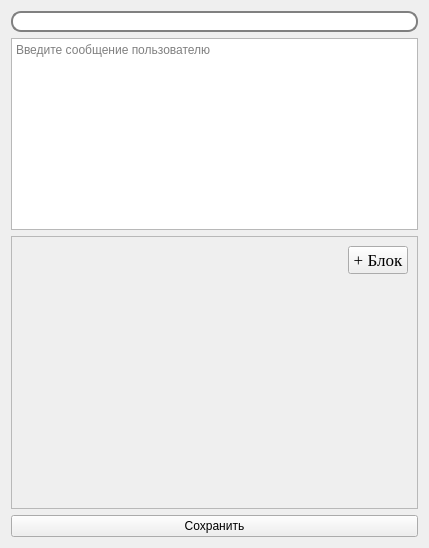
<?xml version="1.0" encoding="UTF-8"?>
<ui version="4.0">
 <class>Form</class>
 <widget class="QWidget" name="Form">
  <property name="geometry">
   <rect>
    <x>0</x>
    <y>0</y>
    <width>429</width>
    <height>548</height>
   </rect>
  </property>
  <property name="windowTitle">
   <string>Form</string>
  </property>
  <property name="styleSheet">
   <string notr="true"/>
  </property>
  <layout class="QVBoxLayout" name="verticalLayout_3">
   <item>
    <layout class="QVBoxLayout" name="verticalLayout">
     <item>
      <widget class="QLineEdit" name="LE_Title">
       <property name="font">
        <font>
         <pointsize>10</pointsize>
        </font>
       </property>
       <property name="styleSheet">
        <string notr="true">QLineEdit{
	border: 2px solid grey;
	border-radius: 10px;
}</string>
       </property>
       <property name="alignment">
        <set>Qt::AlignCenter</set>
       </property>
      </widget>
     </item>
     <item>
      <widget class="QTextEdit" name="TE_Mes">
       <property name="sizePolicy">
        <sizepolicy hsizetype="Preferred" vsizetype="Preferred">
         <horstretch>0</horstretch>
         <verstretch>0</verstretch>
        </sizepolicy>
       </property>
       <property name="minimumSize">
        <size>
         <width>0</width>
         <height>0</height>
        </size>
       </property>
       <property name="maximumSize">
        <size>
         <width>16777215</width>
         <height>16777215</height>
        </size>
       </property>
       <property name="placeholderText">
        <string>Введите сообщение пользователю</string>
       </property>
      </widget>
     </item>
    </layout>
   </item>
   <item>
    <widget class="QScrollArea" name="scrollArea">
     <property name="styleSheet">
      <string notr="true"/>
     </property>
     <property name="widgetResizable">
      <bool>true</bool>
     </property>
     <widget class="QWidget" name="ScrollAreaBlock">
      <property name="geometry">
       <rect>
        <x>0</x>
        <y>0</y>
        <width>409</width>
        <height>269</height>
       </rect>
      </property>
      <property name="styleSheet">
       <string notr="true"/>
      </property>
      <layout class="QVBoxLayout" name="verticalLayout_2">
       <property name="leftMargin">
        <number>10</number>
       </property>
       <item>
        <layout class="QVBoxLayout" name="VL_Buttons">
         <property name="spacing">
          <number>10</number>
         </property>
        </layout>
       </item>
       <item>
        <layout class="QHBoxLayout" name="horizontalLayout">
         <property name="spacing">
          <number>0</number>
         </property>
         <property name="sizeConstraint">
          <enum>QLayout::SetFixedSize</enum>
         </property>
         <item>
          <spacer name="horizontalSpacer">
           <property name="orientation">
            <enum>Qt::Horizontal</enum>
           </property>
           <property name="sizeHint" stdset="0">
            <size>
             <width>40</width>
             <height>20</height>
            </size>
           </property>
          </spacer>
         </item>
         <item>
          <widget class="QPushButton" name="PB_AddBlock">
           <property name="sizePolicy">
            <sizepolicy hsizetype="Fixed" vsizetype="Fixed">
             <horstretch>0</horstretch>
             <verstretch>0</verstretch>
            </sizepolicy>
           </property>
           <property name="maximumSize">
            <size>
             <width>60</width>
             <height>30</height>
            </size>
           </property>
           <property name="font">
            <font>
             <family>Times New Roman</family>
             <pointsize>13</pointsize>
             <bold>false</bold>
            </font>
           </property>
           <property name="cursor">
            <cursorShape>PointingHandCursor</cursorShape>
           </property>
           <property name="layoutDirection">
            <enum>Qt::LeftToRight</enum>
           </property>
           <property name="text">
            <string>+ Блок</string>
           </property>
          </widget>
         </item>
        </layout>
       </item>
       <item>
        <spacer name="verticalSpacer">
         <property name="orientation">
          <enum>Qt::Vertical</enum>
         </property>
         <property name="sizeHint" stdset="0">
          <size>
           <width>20</width>
           <height>40</height>
          </size>
         </property>
        </spacer>
       </item>
      </layout>
     </widget>
    </widget>
   </item>
   <item>
    <widget class="QPushButton" name="PB_Save">
     <property name="text">
      <string>Сохранить</string>
     </property>
    </widget>
   </item>
  </layout>
 </widget>
 <resources/>
 <connections/>
</ui>
